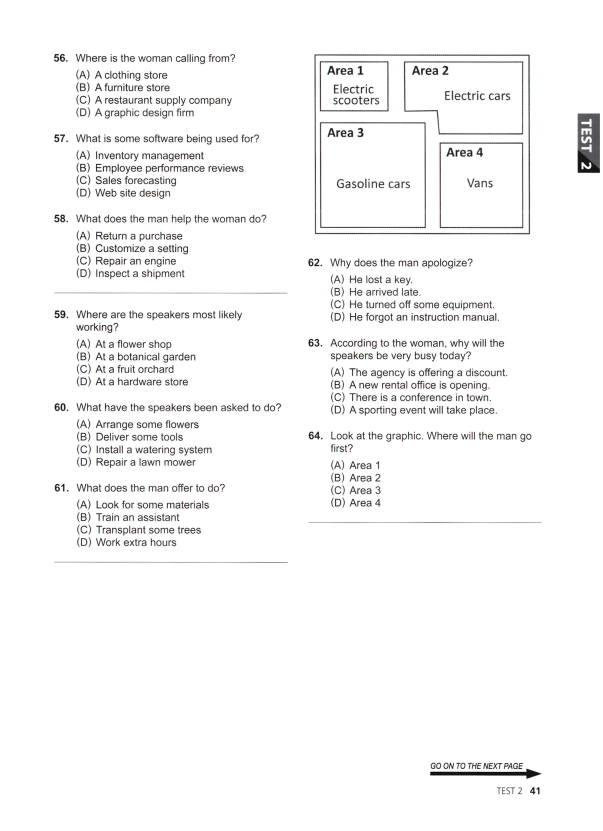
#> input picture iuh/toeic/2024/1/scratch/t2_lc_p9.png, 1205 x 1661 px, found by its file name (shown at 1/2 size)
$ python test_g62.py
#> lines starting #> are read from the running program, lines starting #| are printed output that depends on the picture
from PIL import Image
import subprocess

im9 = Image.open(r"d:\folder\rac\iuh\toeic\2024\1\scratch\t2_lc_p9.png")
#> im9 is the input picture: PIL image 1205x1661 RGB; mean R, G, B 247.1, 247, 247
g62 = im9.crop((600, 140, 1100, 360))
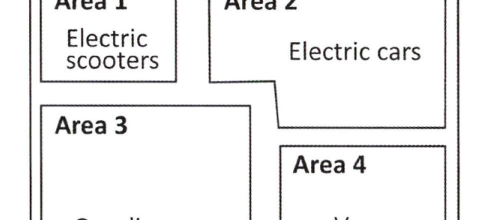
#> g62: PIL image 500x220 RGB; mean R, G, B 241, 240.8, 240.8
g62.save(r"d:\folder\rac\iuh\toeic\2024\1\web\assets\images\test2\graphic_q62_64.png")

cmd = ["powershell", "-NoProfile", "-ExecutionPolicy", "Bypass", "-File", r"d:\folder\rac\ocr.ps1", "-ImagePath", r"d:\folder\rac\iuh\toeic\2024\1\web\assets\images\test2\graphic_q62_64.png"]
#> (the run stopped early here; a loop or call above may not have finished)

$ run again, with iuh/toeic/2024/1/scratch/t2_lc_p10.png copied over iuh/toeic/2024/1/scratch/t2_lc_p9.png
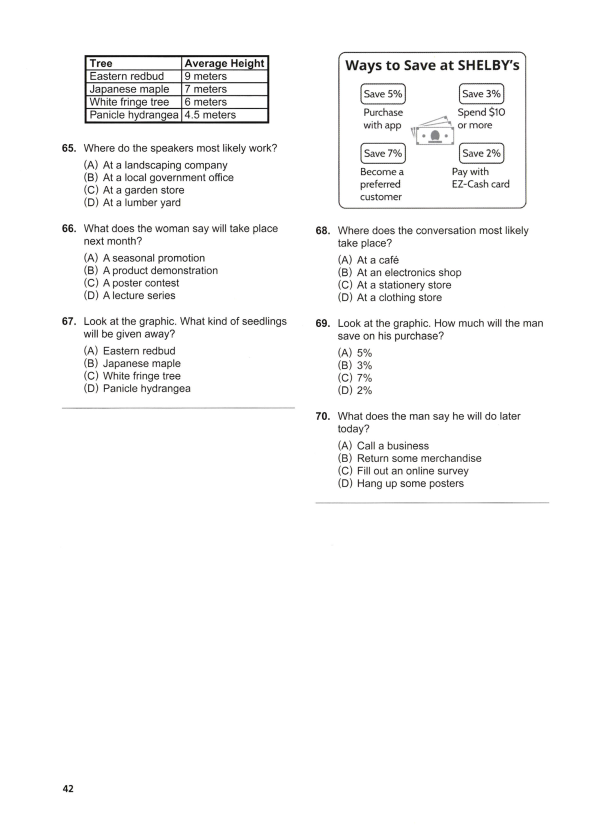
#> input picture iuh/toeic/2024/1/scratch/t2_lc_p10.png, 1205 x 1661 px, found by its file name (shown at 1/2 size)
#> im9 is the input picture: PIL image 1205x1661 RGB; mean R, G, B 247.9, 247.9, 247.8
#> `g62 = im9.crop((600, 140, 1100, 360))`:
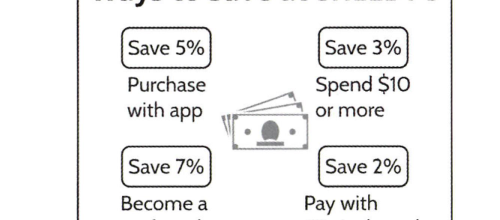
#> g62: PIL image 500x220 RGB; mean R, G, B 241, 240.9, 240.8

$ run again, with iuh/toeic/2024/1/scratch/t3_lc_p30.png copied over iuh/toeic/2024/1/scratch/t2_lc_p9.png
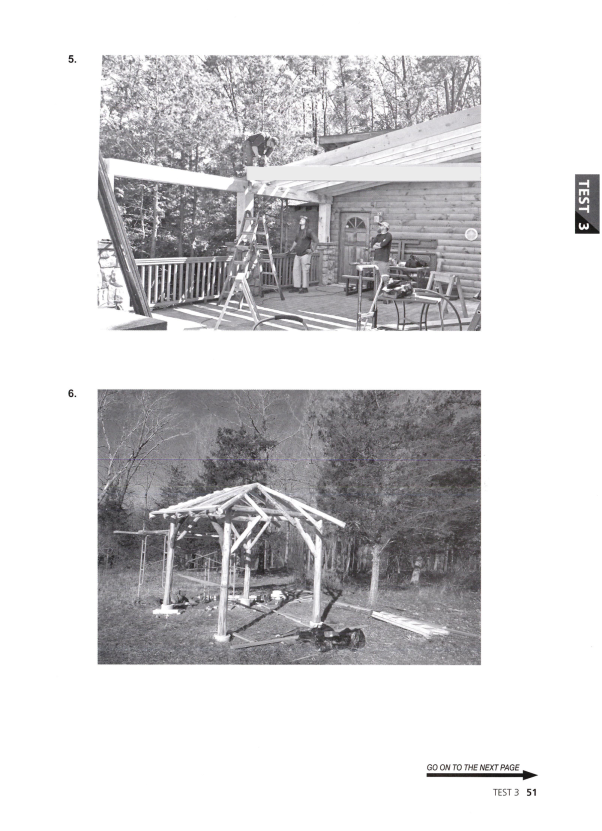
#> input picture iuh/toeic/2024/1/scratch/t3_lc_p30.png, 1204 x 1661 px, found by its file name (shown at 1/2 size)
#> im9 is the input picture: PIL image 1204x1661 RGB; mean R, G, B 210.3, 209.4, 210.9
#> `g62 = im9.crop((600, 140, 1100, 360))`:
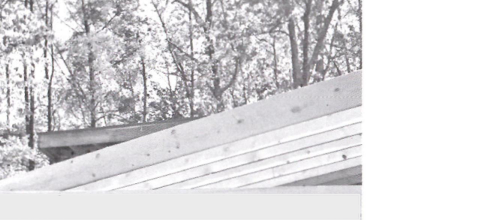
#> g62: PIL image 500x220 RGB; mean R, G, B 218.5, 217.3, 219.3

$ run again, with iuh/toeic/2024/1/scratch/t4_lc_p48.png copied over iuh/toeic/2024/1/scratch/t2_lc_p9.png
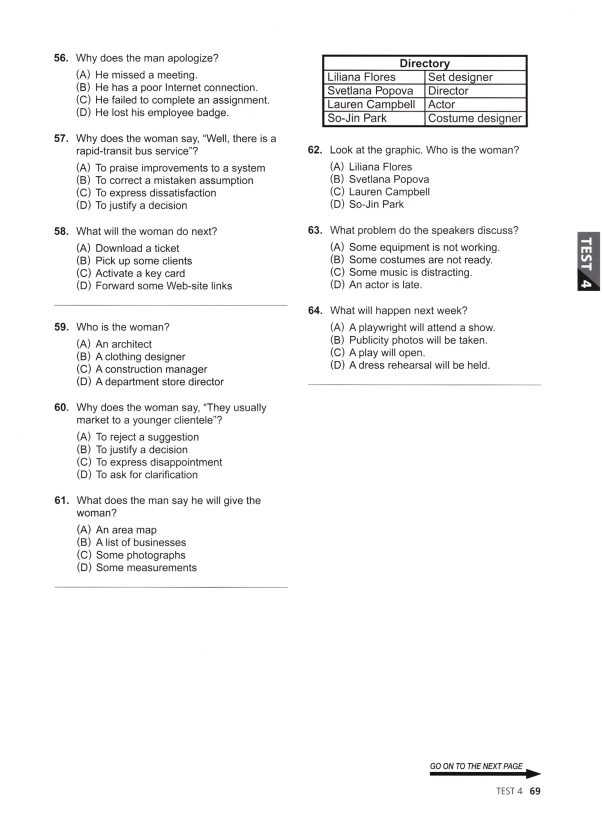
#> input picture iuh/toeic/2024/1/scratch/t4_lc_p48.png, 1205 x 1661 px, found by its file name (shown at 1/2 size)
#> im9 is the input picture: PIL image 1205x1661 RGB; mean R, G, B 246.2, 246.1, 246.1
#> `g62 = im9.crop((600, 140, 1100, 360))`:
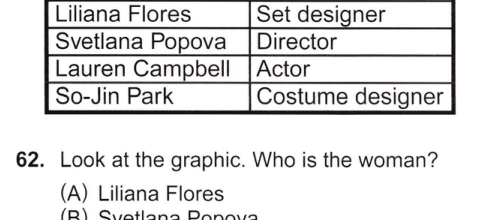
#> g62: PIL image 500x220 RGB; mean R, G, B 225.7, 225.4, 225.5
